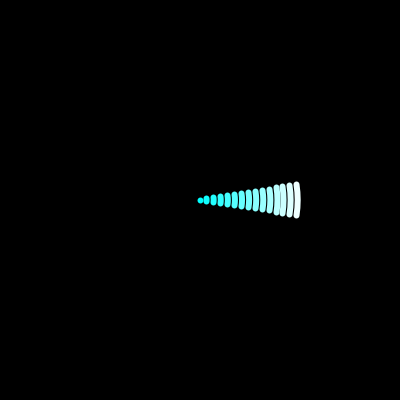
Frame 1 (no input)
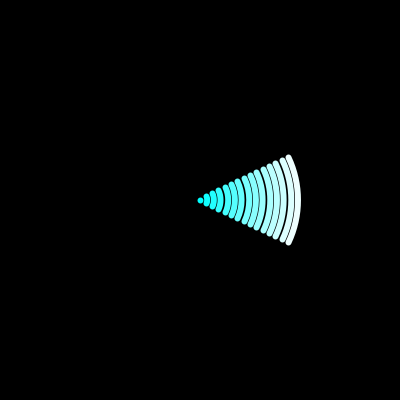
Frame 60 (the mouse pressed at the canvas centre just before this capture)
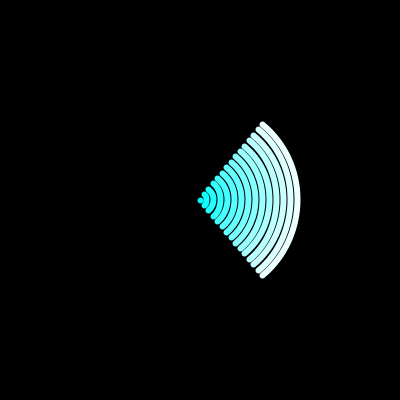
Frame 120 (the mouse held since frame 60 and released just before this capture)

The Processing sketch that drew these frames (run headless with seeded random() and noise(); from frame 60 on, the mouse is pressed at the canvas centre):

// Processing sketch: processing_158283
// ── processing_158283.pde

   
final int numLines = 15;
 
void setup(){
    size(400, 400);
    noFill();
    strokeWeight(6);
    colorMode(RGB,1);
}
 
void draw(){
    background(0);
 
    for(int i = 0; i < numLines; i++)
    {
        float j = abs(sin(frameCount/20.0f + (i/numLines * PI)) * TWO_PI);
        stroke((i/(float)numLines), 1, 1);
        arc(width/2, height/2, i*14, i*14, -j/2,  j/2);
    }
}
